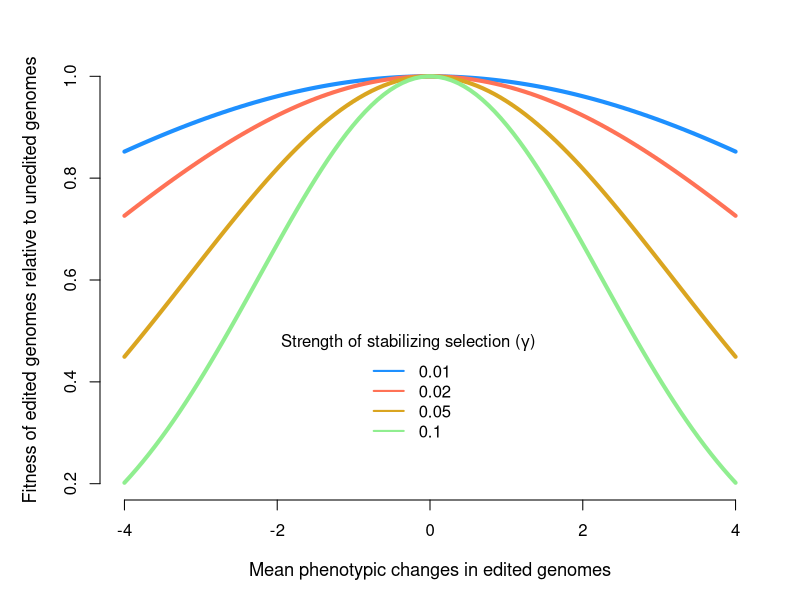

R code for this plot:
setwd("~/Desktop/Papers/Gene-editing/Resubmission - Code - Figure/")
Cols <- c("dodgerblue","coral1","goldenrod","lightgreen","maroon")
gs <- c(-0.01,-0.02,-0.05,-0.1)
xs <- seq(-4,4,len=100)
fs <- do.call("cbind",lapply(gs,function(g) exp(g*xs^2)))

png("Supplementary_Figure_3_Pleiotropic_Effects_on_Fitness.png",width=2000,height=2000,res=300)
par(mar=c(5,5,3,2))
matplot(xs,fs,col=Cols,pch=19,type="l",lwd=4,lty=1,cex.lab=1.1,
        xlab="Mean phenotypic changes in edited genomes",
        ylab="Fitness of edited genomes relative to unedited genomes",axes=FALSE,ylim=c(0.2,1))
axis(1)
axis(2)
legend(-2,0.5,legend=-gs,
            title=expression(paste("Strength of stabilizing selection (",gamma,")")),
       col=Cols,lwd=2,lty=1,box.lty=0)
dev.off()
